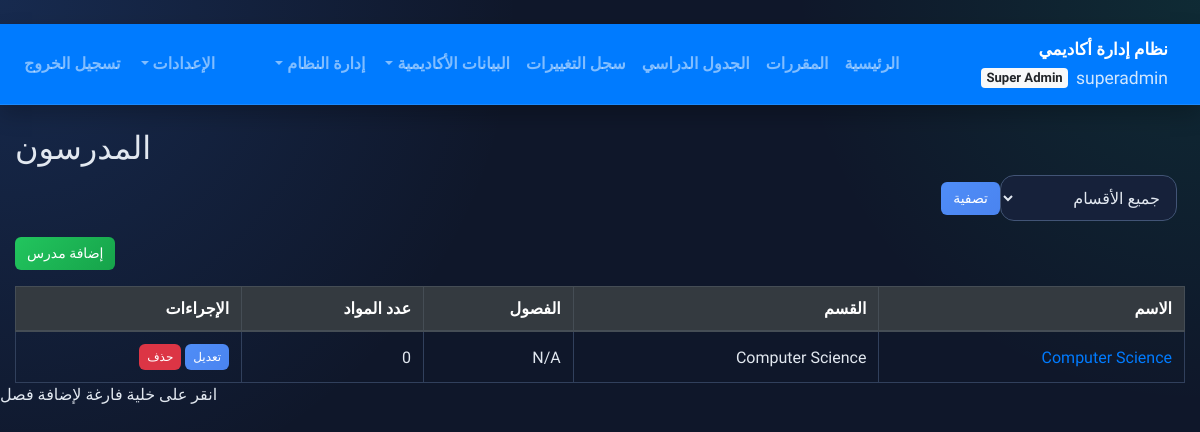
Screenshot of /teachers/ (signed in) with the database file from the repository.
### tables this page shows
CREATE TABLE teachers (
    id INTEGER PRIMARY KEY AUTOINCREMENT,
    user_id INTEGER NOT NULL,
    name TEXT NOT NULL,
    department TEXT NOT NULL,
    subject TEXT NOT NULL,
    created_at TIMESTAMP DEFAULT CURRENT_TIMESTAMP,
    FOREIGN KEY (user_id) REFERENCES users (id) ON DELETE CASCADE
);

### routes/teachers.py (the view, shortened to what this page needs)
@teachers_bp.route('/')
@login_required
@super_admin_required
def list_teachers():
    conn = db.get_db()
    department = request.args.get('department', '')
    departments, subjects = _get_departments_and_subjects(conn)
    if session.get('role') == 'super_admin':
        sql = '''
        SELECT t.*, COUNT(DISTINCT tt.course_id) as num_subjects, GROUP_CONCAT(DISTINCT tt.semester) as semesters
        FROM teachers t
        LEFT JOIN timetable tt ON t.id = tt.teacher_id
        WHERE 1=1
        '''
        params = []
        if department:
            sql += ' AND t.department = ?'
            params.append(department)
        sql += ' GROUP BY t.id'
        teachers = conn.execute(sql, params).fetchall()
    return render_template(
        'teachers/list.html',
        teachers=teachers,
        department=department,
        departments=departments,
        subjects=subjects,
    )

### db.py (called while the page is built)
def _get_column_names(conn, table_name):
    rows = conn.execute(f'PRAGMA table_info({table_name})').fetchall()
    return {row[1] for row in rows}

def _ensure_history_table(conn):
    conn.execute(
        """
        CREATE TABLE IF NOT EXISTS history (
            id INTEGER PRIMARY KEY AUTOINCREMENT,
            action TEXT NOT NULL,
            entity_type TEXT NOT NULL,
            entity_id INTEGER,
            actor_user_id INTEGER,
            actor_username TEXT,
            message TEXT,
            old_value TEXT,
            new_value TEXT,
            created_at TIMESTAMP DEFAULT CURRENT_TIMESTAMP
        )
        """
    )
    conn.execute(
        """
        CREATE INDEX IF NOT EXISTS idx_history_created_at
        ON history(created_at DESC)
        """
    )

def get_db():
    db = getattr(g, '_database', None)
    if db is None:
        db = g._database = sqlite3.connect(DATABASE)
        db.text_factory = str
        db.row_factory = sqlite3.Row
        db.execute('PRAGMA foreign_keys = ON')
        ensure_schema(db)
    return db

### routes/__init__.py (called while the page is built)
def login_required(view):
    @wraps(view)
    def wrapped(*args, **kwargs):
        if 'user_id' not in session:
            flash('يجب تسجيل الدخول أولاً.', 'danger')
            return redirect(url_for('auth.login'))
        return view(*args, **kwargs)
    return wrapped

def role_required(*allowed_roles):
    def decorator(view):
        @wraps(view)
        def wrapped(*args, **kwargs):
            if session.get('role') not in allowed_roles:
                flash('ليس لديك صلاحية الوصول إلى هذه الصفحة.', 'danger')
                return redirect(url_for('auth.dashboard'))
            return view(*args, **kwargs)
        return wrapped
    return decorator

### routes/teachers.py (called while the page is built)
def _get_departments_and_subjects(conn):
    departments = conn.execute('SELECT name FROM departments ORDER BY name').fetchall()
    subjects = conn.execute('SELECT DISTINCT name FROM courses ORDER BY name').fetchall()
    return departments, subjects

### templates/teachers/list.html (shortened to what this page needs)
{% extends 'base.html' %}
{% block content %}
<h2>المدرسون</h2>
{% if session.role == 'super_admin' %}
<form class="form-inline mb-3" method="get">
    <select class="form-control mr-2" name="department">
        <option value="">جميع الأقسام</option>
    </select>
    <button class="btn btn-primary" type="submit">تصفية</button>
</form>
{% endif %}
<button class="btn btn-success mb-3" data-toggle="modal" data-target="#addTeacherModal">إضافة مدرس</button>
<table class="table table-bordered">
    <thead class="thead-dark">
    {% if session.role == 'super_admin' %}
    <tr><th>الاسم</th><th>القسم</th><th>الفصول</th><th>عدد المواد</th><th>الإجراءات</th></tr>
    {% else %}
    <tr><th>الاسم</th><th>الفصول</th><th>عدد المواد</th><th>الإجراءات</th></tr>
    {% endif %}
    </thead>
    <tbody>
    {% for t in teachers %}
        <tr>
            <td><a href="#" data-toggle="modal" data-target="#teacherDetailsModal" data-teacher-id="{{ t.id }}" data-name="{{ t.name }}" data-num-subjects="{{ t.num_subjects }}" data-semesters="{{ t.semesters }}" data-department="{{ t.department }}">{{ t.name }}</a></td>
            {% if session.role == 'super_admin' %}
            <td>{{ t.department }}</td>
            {% endif %}
            <td>{{ t.semesters or 'N/A' }}</td>
            <td>{{ t.num_subjects }}</td>
            <td>
                <a href="{{ url_for('teachers.edit_teacher', id=t.id) }}" class="btn btn-sm btn-primary">تعديل</a>
                <form method="post" action="{{ url_for('teachers.delete_teacher', id=t.id) }}" style="display:inline;" onsubmit="return confirm('هل أنت متأكد؟');">
                    <button class="btn btn-sm btn-danger" type="submit">حذف</button>
                </form>
            </td>
        </tr>
    {% endfor %}
    </tbody>
</table>
{% endblock %}

### static/css/style.css (style rules this page uses)
body.dark { --bg: #0f172a; --bg-accent: radial-gradient(circle at top left, rgba(59, 130, 246, 0.18), transparent 36%), radial-gradient(circle at top right, rgba(16, 185, 129, 0.12), transparent 28%), #0f172a; --text: #e2e8f0; --muted: #94a3b8; --surface: #16213a; --surface-2: #1f2a44; --border: #31405c; --border-strong: #425476; --accent: #4f8df7; --accent-2: #22c55e; --accent-contrast: #ffffff; --shadow: 0 16px 34px rgba(0, 0, 0, 0.28); --shadow-soft: 0 10px 20px rgba(0, 0, 0, 0.22); }
html { scroll-behavior: smooth; }
body { background: var(--bg-accent); color: var(--text); font-family: 'Tajawal', 'Segoe UI', system-ui, -apple-system, BlinkMacSystemFont, sans-serif; transition: background 0.3s ease, color 0.3s ease; }
body.font-medium { font-size: 16px; }
.btn { border-radius: 999px; font-weight: 600; padding: 0.55rem 1rem; border-width: 1px; box-shadow: none !important; }
.btn-primary { background: linear-gradient(135deg, var(--accent), #4a84f0); border-color: transparent; }
.btn-success { background: linear-gradient(135deg, var(--accent-2), #16a34a); border-color: transparent; }
.btn-danger, .btn-outline-danger { border-color: #ef4444; }
.form-control, .form-select, .custom-select { min-height: 46px; border-radius: 14px; border-color: var(--border-strong); background-color: var(--surface); color: var(--text); }
.table { margin-bottom: 0; color: inherit; }
.table thead th { background: var(--surface-2); border-color: var(--border); font-weight: 700; white-space: nowrap; }
.table td, .table th { border-color: var(--border); vertical-align: middle; }

### templates/base.html (style rules this page uses)
body { font-family: 'Tajawal', sans-serif; }
.table td, .table th { vertical-align: middle; }

### templates/teachers/list.html (style rules this page uses)
.btn { border-radius: 0.375rem; padding: 0.375rem 0.75rem; font-size: 0.875rem; transition: all 0.2s ease; border: none; font-weight: 500; }
.btn-primary { background-color: #007bff; color: white; }
.btn-danger { background-color: #dc3545; color: white; }
.btn-success { background-color: #28a745; color: white; }
.btn-sm { padding: 0.25rem 0.5rem; font-size: 0.75rem; }

### rows the page displays
teachers: name "Computer Science", department "Computer Science", semesters "N/A", num_subjects "0"

### other values shown
{{ session.get('username') }} "superadmin"
{{ 'Super Admin' if role == 'super_admin' else 'Admin' }} "Super Admin"
